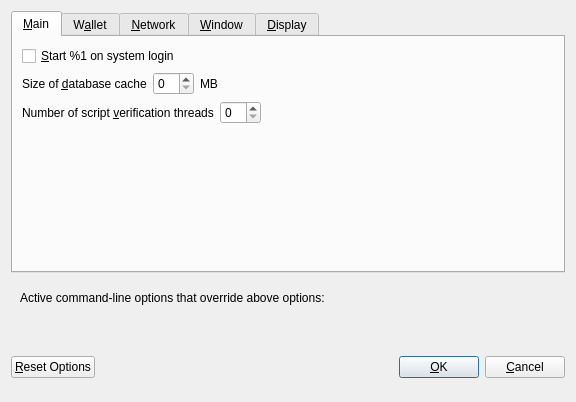
<?xml version="1.0" encoding="UTF-8"?>
<ui version="4.0">
 <class>OptionsDialog</class>
 <widget class="QDialog" name="OptionsDialog">
  <property name="geometry">
   <rect>
    <x>0</x>
    <y>0</y>
    <width>576</width>
    <height>402</height>
   </rect>
  </property>
  <property name="windowTitle">
   <string>Options</string>
  </property>
  <property name="modal">
   <bool>true</bool>
  </property>
  <layout class="QVBoxLayout" name="verticalLayout">
   <item>
    <widget class="QTabWidget" name="tabWidget">
     <property name="currentIndex">
      <number>0</number>
     </property>
     <widget class="QWidget" name="tabMain">
      <attribute name="title">
       <string>&amp;Main</string>
      </attribute>
      <layout class="QVBoxLayout" name="verticalLayout_Main">
       <item>
        <widget class="QCheckBox" name="bitcoinAtStartup">
         <property name="toolTip">
          <string>Automatically start %1 after logging in to the system.</string>
         </property>
         <property name="text">
          <string>&amp;Start %1 on system login</string>
         </property>
        </widget>
       </item>
       <item>
        <layout class="QHBoxLayout" name="horizontalLayout_2_Main">
         <item>
          <widget class="QLabel" name="databaseCacheLabel">
           <property name="text">
            <string>Size of &amp;database cache</string>
           </property>
           <property name="textFormat">
            <enum>Qt::PlainText</enum>
           </property>
           <property name="buddy">
            <cstring>databaseCache</cstring>
           </property>
          </widget>
         </item>
         <item>
          <widget class="QSpinBox" name="databaseCache"/>
         </item>
         <item>
          <widget class="QLabel" name="databaseCacheUnitLabel">
           <property name="text">
            <string>MB</string>
           </property>
           <property name="textFormat">
            <enum>Qt::PlainText</enum>
           </property>
          </widget>
         </item>
         <item>
          <spacer name="horizontalSpacer_2_Main">
           <property name="orientation">
            <enum>Qt::Horizontal</enum>
           </property>
           <property name="sizeHint" stdset="0">
            <size>
             <width>40</width>
             <height>20</height>
            </size>
           </property>
          </spacer>
         </item>
        </layout>
       </item>
       <item>
        <layout class="QHBoxLayout" name="horizontalLayout_3_Main">
         <item>
          <widget class="QLabel" name="threadsScriptVerifLabel">
           <property name="text">
            <string>Number of script &amp;verification threads</string>
           </property>
           <property name="textFormat">
            <enum>Qt::PlainText</enum>
           </property>
           <property name="buddy">
            <cstring>threadsScriptVerif</cstring>
           </property>
          </widget>
         </item>
         <item>
          <widget class="QSpinBox" name="threadsScriptVerif">
           <property name="toolTip">
            <string>(0 = auto, &lt;0 = leave that many cores free)</string>
           </property>
          </widget>
         </item>
         <item>
          <spacer name="horizontalSpacer_3_Main">
           <property name="orientation">
            <enum>Qt::Horizontal</enum>
           </property>
           <property name="sizeHint" stdset="0">
            <size>
             <width>40</width>
             <height>20</height>
            </size>
           </property>
          </spacer>
         </item>
        </layout>
       </item>
       <item>
        <spacer name="verticalSpacer_Main">
         <property name="orientation">
          <enum>Qt::Vertical</enum>
         </property>
         <property name="sizeHint" stdset="0">
          <size>
           <width>20</width>
           <height>40</height>
          </size>
         </property>
        </spacer>
       </item>
      </layout>
     </widget>
     <widget class="QWidget" name="tabWallet">
      <attribute name="title">
       <string>W&amp;allet</string>
      </attribute>
      <layout class="QVBoxLayout" name="verticalLayout_Wallet">
       <item>
        <widget class="QGroupBox" name="groupBox">
         <property name="title">
          <string>Expert</string>
         </property>
         <layout class="QVBoxLayout" name="verticalLayout_2">
          <item>
           <widget class="QCheckBox" name="coinControlFeatures">
            <property name="toolTip">
             <string>Whether to show coin control features or not.</string>
            </property>
            <property name="text">
             <string>Enable coin &amp;control features</string>
            </property>
           </widget>
          </item>
          <item>
           <widget class="QCheckBox" name="showMasternodesTab">
            <property name="toolTip">
             <string>Show additional tab listing all your masternodes in first sub-tab&lt;br/&gt;and all masternodes on the network in second sub-tab.</string>
            </property>
            <property name="text">
             <string>Show Masternodes Tab</string>
            </property>
           </widget>
          </item>
          <item>
           <widget class="QCheckBox" name="spendZeroConfChange">
            <property name="toolTip">
             <string>If you disable the spending of unconfirmed change, the change from a transaction&lt;br/&gt;cannot be used until that transaction has at least one confirmation.&lt;br/&gt;This also affects how your balance is computed.</string>
            </property>
            <property name="text">
             <string>&amp;Spend unconfirmed change</string>
            </property>
           </widget>
          </item>
         </layout>
        </widget>
       </item>
       <item>
        <spacer name="verticalSpacer_Wallet">
         <property name="orientation">
          <enum>Qt::Vertical</enum>
         </property>
         <property name="sizeHint" stdset="0">
          <size>
           <width>20</width>
           <height>40</height>
          </size>
         </property>
        </spacer>
       </item>
      </layout>
     </widget>
     <widget class="QWidget" name="tabNetwork">
      <attribute name="title">
       <string>&amp;Network</string>
      </attribute>
      <layout class="QVBoxLayout" name="verticalLayout_Network">
       <item>
        <widget class="QCheckBox" name="mapPortUpnp">
         <property name="toolTip">
          <string>Automatically open the Wienchain client port on the router. This only works when your router supports UPnP and it is enabled.</string>
         </property>
         <property name="text">
          <string>Map port using &amp;UPnP</string>
         </property>
        </widget>
       </item>
       <item>
        <widget class="QCheckBox" name="allowIncoming">
         <property name="toolTip">
          <string>Accept connections from outside</string>
         </property>
         <property name="text">
          <string>Allow incoming connections</string>
         </property>
        </widget>
       </item>
       <item>
        <widget class="QCheckBox" name="connectSocks">
         <property name="toolTip">
          <string>Connect to the Wienchain network through a SOCKS5 proxy.</string>
         </property>
         <property name="text">
          <string>&amp;Connect through SOCKS5 proxy (default proxy):</string>
         </property>
        </widget>
       </item>
       <item>
        <layout class="QHBoxLayout" name="horizontalLayout_1_Network">
         <item>
          <widget class="QLabel" name="proxyIpLabel">
           <property name="text">
            <string>Proxy &amp;IP:</string>
           </property>
           <property name="textFormat">
            <enum>Qt::PlainText</enum>
           </property>
           <property name="buddy">
            <cstring>proxyIp</cstring>
           </property>
          </widget>
         </item>
         <item>
          <widget class="QValidatedLineEdit" name="proxyIp">
           <property name="minimumSize">
            <size>
             <width>140</width>
             <height>0</height>
            </size>
           </property>
           <property name="maximumSize">
            <size>
             <width>140</width>
             <height>16777215</height>
            </size>
           </property>
           <property name="toolTip">
            <string>IP address of the proxy (e.g. IPv4: 127.0.0.1 / IPv6: ::1)</string>
           </property>
          </widget>
         </item>
         <item>
          <widget class="QLabel" name="proxyPortLabel">
           <property name="text">
            <string>&amp;Port:</string>
           </property>
           <property name="textFormat">
            <enum>Qt::PlainText</enum>
           </property>
           <property name="buddy">
            <cstring>proxyPort</cstring>
           </property>
          </widget>
         </item>
         <item>
          <widget class="QLineEdit" name="proxyPort">
           <property name="minimumSize">
            <size>
             <width>55</width>
             <height>0</height>
            </size>
           </property>
           <property name="maximumSize">
            <size>
             <width>55</width>
             <height>16777215</height>
            </size>
           </property>
           <property name="toolTip">
            <string>Port of the proxy (e.g. 9050)</string>
           </property>
          </widget>
         </item>
         <item>
          <spacer name="horizontalSpacer_1_Network">
           <property name="orientation">
            <enum>Qt::Horizontal</enum>
           </property>
           <property name="sizeHint" stdset="0">
            <size>
             <width>40</width>
             <height>20</height>
            </size>
           </property>
          </spacer>
         </item>
        </layout>
       </item>
       <item>
        <layout class="QHBoxLayout" name="horizontalLayout_2_Network">
         <item>
          <widget class="QLabel" name="proxyActiveNets">
           <property name="text">
            <string>Used for reaching peers via:</string>
           </property>
           <property name="textFormat">
            <enum>Qt::PlainText</enum>
           </property>
          </widget>
         </item>
         <item>
          <widget class="QCheckBox" name="proxyReachIPv4">
           <property name="enabled">
            <bool>false</bool>
           </property>
           <property name="toolTip">
            <string>Shows, if the supplied default SOCKS5 proxy is used to reach peers via this network type.</string>
           </property>
           <property name="text">
            <string/>
           </property>
          </widget>
         </item>
         <item>
          <widget class="QLabel" name="proxyReachIPv4Label">
           <property name="text">
            <string>IPv4</string>
           </property>
           <property name="textFormat">
            <enum>Qt::PlainText</enum>
           </property>
          </widget>
         </item>
         <item>
          <widget class="QCheckBox" name="proxyReachIPv6">
           <property name="enabled">
            <bool>false</bool>
           </property>
           <property name="toolTip">
            <string>Shows, if the supplied default SOCKS5 proxy is used to reach peers via this network type.</string>
           </property>
           <property name="text">
            <string/>
           </property>
          </widget>
         </item>
         <item>
          <widget class="QLabel" name="proxyReachIPv6Label">
           <property name="text">
            <string>IPv6</string>
           </property>
           <property name="textFormat">
            <enum>Qt::PlainText</enum>
           </property>
          </widget>
         </item>
         <item>
          <widget class="QCheckBox" name="proxyReachTor">
           <property name="enabled">
            <bool>false</bool>
           </property>
           <property name="toolTip">
            <string>Shows, if the supplied default SOCKS5 proxy is used to reach peers via this network type.</string>
           </property>
           <property name="text">
            <string/>
           </property>
          </widget>
         </item>
         <item>
          <widget class="QLabel" name="proxyReachTorLabel">
           <property name="text">
            <string>Tor</string>
           </property>
           <property name="textFormat">
            <enum>Qt::PlainText</enum>
           </property>
          </widget>
         </item>
         <item>
          <spacer name="horizontalSpacer_2_Network">
           <property name="orientation">
            <enum>Qt::Horizontal</enum>
           </property>
           <property name="sizeHint" stdset="0">
            <size>
             <width>40</width>
             <height>20</height>
            </size>
           </property>
          </spacer>
         </item>
        </layout>
       </item>
       <item>
        <widget class="QCheckBox" name="connectSocksTor">
         <property name="toolTip">
          <string>Connect to the Wienchain network through a separate SOCKS5 proxy for Tor hidden services.</string>
         </property>
         <property name="text">
          <string>Use separate SOCKS5 proxy to reach peers via Tor hidden services:</string>
         </property>
        </widget>
       </item>
       <item>
        <layout class="QHBoxLayout" name="horizontalLayout_3_Network">
         <item>
          <widget class="QLabel" name="proxyIpTorLabel">
           <property name="text">
            <string>Proxy &amp;IP:</string>
           </property>
           <property name="textFormat">
            <enum>Qt::PlainText</enum>
           </property>
           <property name="buddy">
            <cstring>proxyIpTor</cstring>
           </property>
          </widget>
         </item>
         <item>
          <widget class="QValidatedLineEdit" name="proxyIpTor">
           <property name="minimumSize">
            <size>
             <width>140</width>
             <height>0</height>
            </size>
           </property>
           <property name="maximumSize">
            <size>
             <width>140</width>
             <height>16777215</height>
            </size>
           </property>
           <property name="toolTip">
            <string>IP address of the proxy (e.g. IPv4: 127.0.0.1 / IPv6: ::1)</string>
           </property>
          </widget>
         </item>
         <item>
          <widget class="QLabel" name="proxyPortTorLabel">
           <property name="text">
            <string>&amp;Port:</string>
           </property>
           <property name="textFormat">
            <enum>Qt::PlainText</enum>
           </property>
           <property name="buddy">
            <cstring>proxyPortTor</cstring>
           </property>
          </widget>
         </item>
         <item>
          <widget class="QLineEdit" name="proxyPortTor">
           <property name="minimumSize">
            <size>
             <width>55</width>
             <height>0</height>
            </size>
           </property>
           <property name="maximumSize">
            <size>
             <width>55</width>
             <height>16777215</height>
            </size>
           </property>
           <property name="toolTip">
            <string>Port of the proxy (e.g. 9050)</string>
           </property>
          </widget>
         </item>
         <item>
          <spacer name="horizontalSpacer_4_Network">
           <property name="orientation">
            <enum>Qt::Horizontal</enum>
           </property>
           <property name="sizeHint" stdset="0">
            <size>
             <width>40</width>
             <height>20</height>
            </size>
           </property>
          </spacer>
         </item>
        </layout>
       </item>
       <item>
        <spacer name="verticalSpacer_Network">
         <property name="orientation">
          <enum>Qt::Vertical</enum>
         </property>
         <property name="sizeHint" stdset="0">
          <size>
           <width>20</width>
           <height>40</height>
          </size>
         </property>
        </spacer>
       </item>
      </layout>
     </widget>
     <widget class="QWidget" name="tabWindow">
      <attribute name="title">
       <string>&amp;Window</string>
      </attribute>
      <layout class="QVBoxLayout" name="verticalLayout_Window">
       <item>
        <widget class="QCheckBox" name="hideTrayIcon">
         <property name="toolTip">
          <string>&amp;Hide the icon from the system tray.</string>
         </property>
         <property name="text">
          <string>Hide tray icon</string>
         </property>
        </widget>
       </item>
       <item>
        <widget class="QCheckBox" name="minimizeToTray">
         <property name="toolTip">
          <string>Show only a tray icon after minimizing the window.</string>
         </property>
         <property name="text">
          <string>&amp;Minimize to the tray instead of the taskbar</string>
         </property>
        </widget>
       </item>
       <item>
        <widget class="QCheckBox" name="minimizeOnClose">
         <property name="toolTip">
          <string>Minimize instead of exit the application when the window is closed. When this option is enabled, the application will be closed only after selecting Exit in the menu.</string>
         </property>
         <property name="text">
          <string>M&amp;inimize on close</string>
         </property>
        </widget>
       </item>
       <item>
        <spacer name="verticalSpacer_Window">
         <property name="orientation">
          <enum>Qt::Vertical</enum>
         </property>
         <property name="sizeHint" stdset="0">
          <size>
           <width>20</width>
           <height>40</height>
          </size>
         </property>
        </spacer>
       </item>
      </layout>
     </widget>
     <widget class="QWidget" name="tabDisplay">
      <attribute name="title">
       <string>&amp;Display</string>
      </attribute>
      <layout class="QVBoxLayout" name="verticalLayout_Display">
       <item>
        <layout class="QHBoxLayout" name="horizontalLayout_1_Display">
         <item>
          <widget class="QLabel" name="langLabel">
           <property name="text">
            <string>User Interface &amp;language:</string>
           </property>
           <property name="textFormat">
            <enum>Qt::PlainText</enum>
           </property>
           <property name="buddy">
            <cstring>lang</cstring>
           </property>
          </widget>
         </item>
         <item>
          <widget class="QValueComboBox" name="lang">
           <property name="toolTip">
            <string>The user interface language can be set here. This setting will take effect after restarting %1.</string>
           </property>
          </widget>
         </item>
        </layout>
       </item>
       <item>
        <widget class="QLabel" name="label_3">
         <property name="toolTip">
          <string notr="true"/>
         </property>
         <property name="statusTip">
          <string notr="true"/>
         </property>
         <property name="whatsThis">
          <string notr="true"/>
         </property>
         <property name="accessibleName">
          <string notr="true"/>
         </property>
         <property name="text">
          <string>Language missing or translation incomplete? Help contributing translations here:
https://www.transifex.com/projects/p/wienchain/</string>
         </property>
         <property name="wordWrap">
          <bool>true</bool>
         </property>
         <property name="openExternalLinks">
          <bool>true</bool>
         </property>
         <property name="textInteractionFlags">
          <set>Qt::TextBrowserInteraction</set>
         </property>
        </widget>
       </item>
       <item>
        <layout class="QHBoxLayout" name="horizontalLayout_4_Display" stretch="0,0">
         <item>
          <widget class="QLabel" name="themeLabel">
           <property name="text">
            <string>User Interface Theme:</string>
           </property>
          </widget>
         </item>
         <item>
          <widget class="QValueComboBox" name="theme"/>
         </item>
        </layout>
       </item>
       <item>
        <widget class="Line" name="line">
         <property name="orientation">
          <enum>Qt::Horizontal</enum>
         </property>
        </widget>
       </item>
       <item>
        <layout class="QHBoxLayout" name="horizontalLayout_2_Display">
         <item>
          <widget class="QLabel" name="unitLabel">
           <property name="text">
            <string>&amp;Unit to show amounts in:</string>
           </property>
           <property name="textFormat">
            <enum>Qt::PlainText</enum>
           </property>
           <property name="buddy">
            <cstring>unit</cstring>
           </property>
          </widget>
         </item>
         <item>
          <widget class="QValueComboBox" name="unit">
           <property name="toolTip">
            <string>Choose the default subdivision unit to show in the interface and when sending coins.</string>
           </property>
          </widget>
         </item>
        </layout>
       </item>
       <item>
        <layout class="QHBoxLayout" name="horizontalLayout_5_Display">
         <item>
          <widget class="QLabel" name="digitsLabel">
           <property name="text">
            <string>Decimal digits</string>
           </property>
          </widget>
         </item>
         <item>
          <widget class="QValueComboBox" name="digits"/>
         </item>
        </layout>
       </item>
       <item>
        <layout class="QHBoxLayout" name="horizontalLayout_3_Display">
         <item>
          <widget class="QLabel" name="thirdPartyTxUrlsLabel">
           <property name="toolTip">
            <string>Third party URLs (e.g. a block explorer) that appear in the transactions tab as context menu items.&lt;br/&gt;%s in the URL is replaced by transaction hash. Multiple URLs are separated by vertical bar |.</string>
           </property>
           <property name="text">
            <string>Third party transaction URLs</string>
           </property>
           <property name="buddy">
            <cstring>thirdPartyTxUrls</cstring>
           </property>
          </widget>
         </item>
         <item>
          <widget class="QLineEdit" name="thirdPartyTxUrls">
           <property name="toolTip">
            <string>Third party URLs (e.g. a block explorer) that appear in the transactions tab as context menu items.&lt;br/&gt;%s in the URL is replaced by transaction hash. Multiple URLs are separated by vertical bar |.</string>
           </property>
          </widget>
         </item>
        </layout>
       </item>
       <item>
        <spacer name="verticalSpacer">
         <property name="orientation">
          <enum>Qt::Vertical</enum>
         </property>
         <property name="sizeHint" stdset="0">
          <size>
           <width>20</width>
           <height>40</height>
          </size>
         </property>
        </spacer>
       </item>
      </layout>
     </widget>
    </widget>
   </item>
   <item>
    <widget class="QFrame" name="frame">
     <layout class="QVBoxLayout" name="verticalLayout_Bottom">
      <item>
       <layout class="QHBoxLayout" name="horizontalLayout_Bottom">
        <item>
         <widget class="QLabel" name="overriddenByCommandLineInfoLabel">
          <property name="text">
           <string>Active command-line options that override above options:</string>
          </property>
          <property name="textFormat">
           <enum>Qt::PlainText</enum>
          </property>
         </widget>
        </item>
        <item>
         <spacer name="horizontalSpacer_Bottom">
          <property name="orientation">
           <enum>Qt::Horizontal</enum>
          </property>
          <property name="sizeHint" stdset="0">
           <size>
            <width>40</width>
            <height>20</height>
           </size>
          </property>
         </spacer>
        </item>
       </layout>
      </item>
      <item>
       <widget class="QLabel" name="overriddenByCommandLineLabel">
        <property name="text">
         <string/>
        </property>
        <property name="textFormat">
         <enum>Qt::PlainText</enum>
        </property>
        <property name="wordWrap">
         <bool>true</bool>
        </property>
       </widget>
      </item>
     </layout>
    </widget>
   </item>
   <item>
    <layout class="QHBoxLayout" name="horizontalLayout_Buttons">
     <item>
      <widget class="QPushButton" name="resetButton">
       <property name="toolTip">
        <string>Reset all client options to default.</string>
       </property>
       <property name="text">
        <string>&amp;Reset Options</string>
       </property>
       <property name="autoDefault">
        <bool>false</bool>
       </property>
      </widget>
     </item>
     <item>
      <spacer name="horizontalSpacer_1">
       <property name="orientation">
        <enum>Qt::Horizontal</enum>
       </property>
       <property name="sizeHint" stdset="0">
        <size>
         <width>40</width>
         <height>48</height>
        </size>
       </property>
      </spacer>
     </item>
     <item>
      <widget class="QLabel" name="statusLabel">
       <property name="minimumSize">
        <size>
         <width>200</width>
         <height>0</height>
        </size>
       </property>
       <property name="font">
        <font>
         <weight>75</weight>
         <bold>true</bold>
        </font>
       </property>
       <property name="text">
        <string/>
       </property>
       <property name="textFormat">
        <enum>Qt::PlainText</enum>
       </property>
       <property name="wordWrap">
        <bool>true</bool>
       </property>
      </widget>
     </item>
     <item>
      <spacer name="horizontalSpacer_2">
       <property name="orientation">
        <enum>Qt::Horizontal</enum>
       </property>
       <property name="sizeHint" stdset="0">
        <size>
         <width>40</width>
         <height>48</height>
        </size>
       </property>
      </spacer>
     </item>
     <item>
      <widget class="QPushButton" name="okButton">
       <property name="text">
        <string>&amp;OK</string>
       </property>
       <property name="autoDefault">
        <bool>false</bool>
       </property>
       <property name="default">
        <bool>true</bool>
       </property>
      </widget>
     </item>
     <item>
      <widget class="QPushButton" name="cancelButton">
       <property name="text">
        <string>&amp;Cancel</string>
       </property>
       <property name="autoDefault">
        <bool>false</bool>
       </property>
      </widget>
     </item>
    </layout>
   </item>
  </layout>
 </widget>
 <customwidgets>
  <customwidget>
   <class>QValidatedLineEdit</class>
   <extends>QLineEdit</extends>
   <header>qvalidatedlineedit.h</header>
  </customwidget>
  <customwidget>
   <class>QValueComboBox</class>
   <extends>QComboBox</extends>
   <header>qvaluecombobox.h</header>
  </customwidget>
 </customwidgets>
 <resources/>
 <connections/>
</ui>
